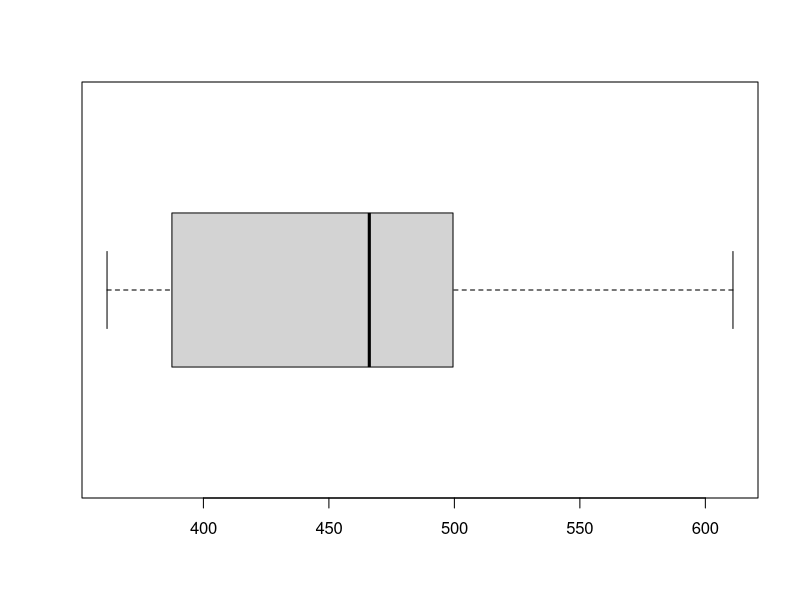
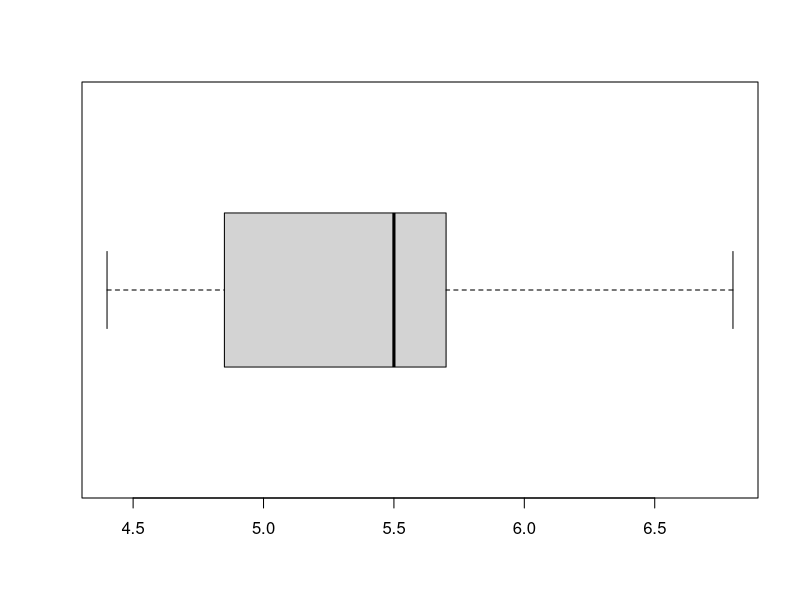
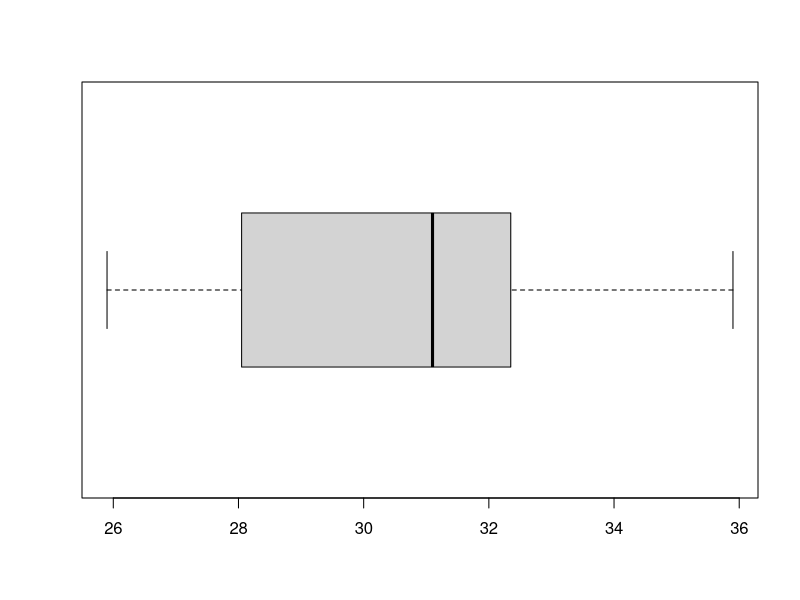
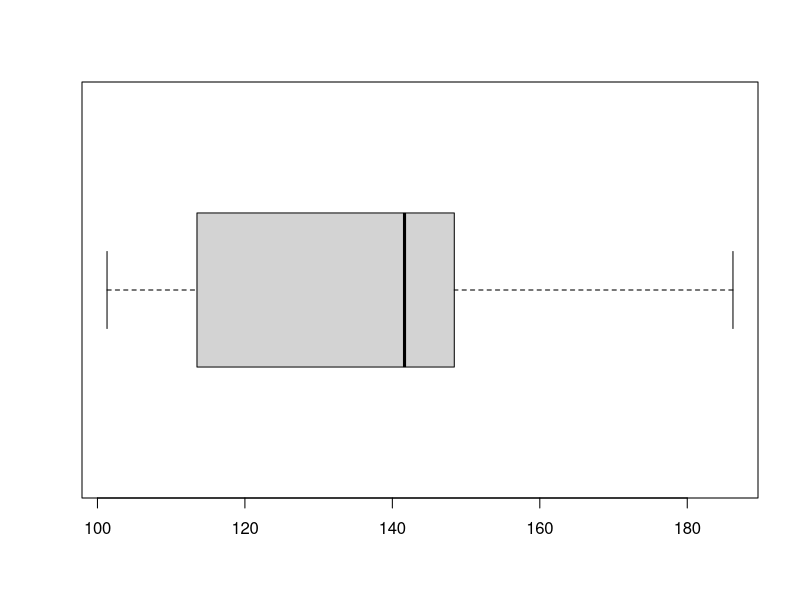
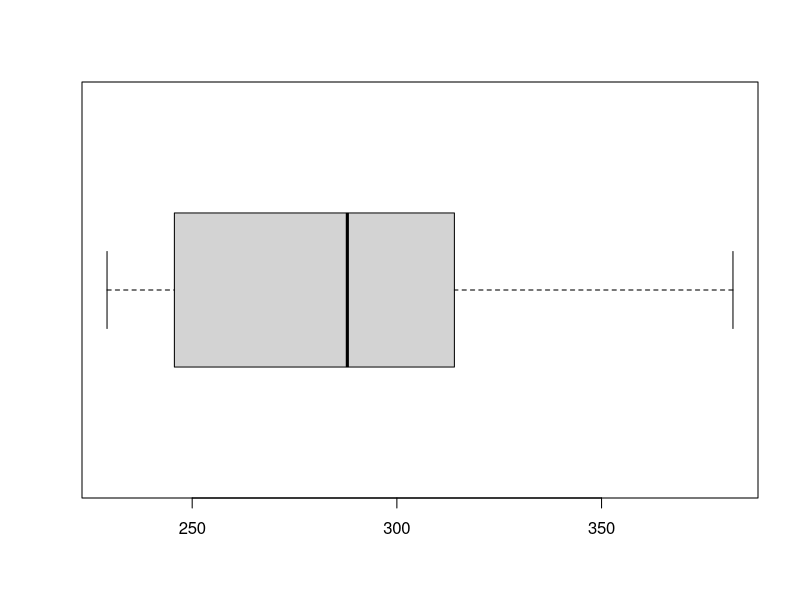
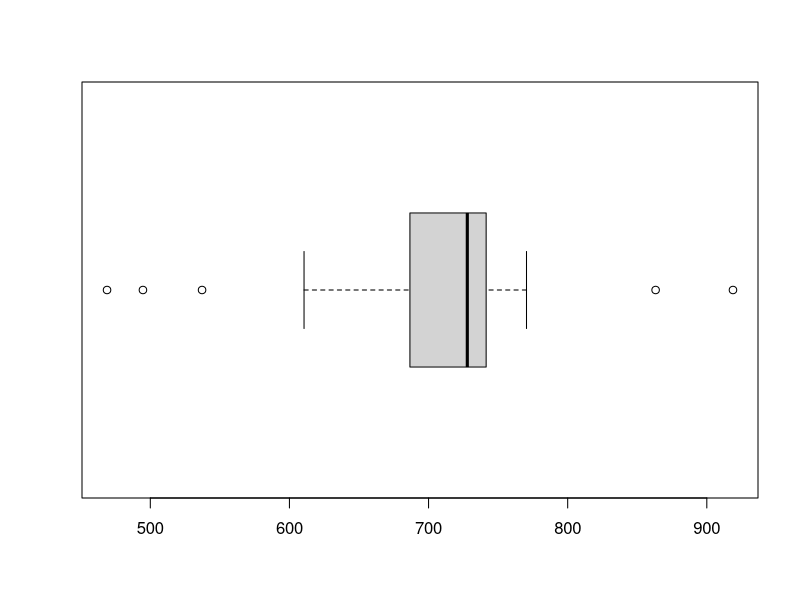
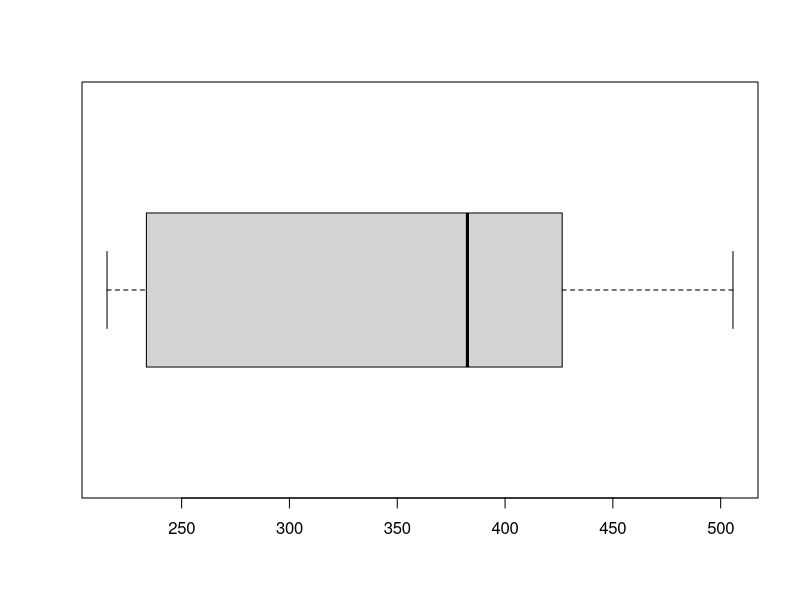
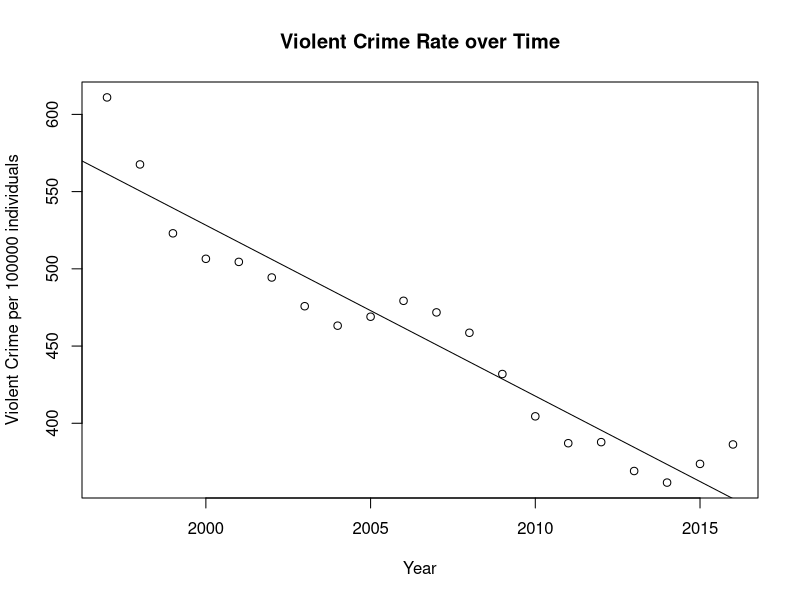

These figures' R source, in order:
## ---- chunk 1

crime = read.csv("crime.csv")

## ---- chunk 2
#quick look at top 5 rows of data

head(crime)

## ---- chunk 3

##Size of data 

dim(crime)

## ---- chunk 4

## R's classification of data 

class(crime)

## ---- chunk 5

## R's classification of variables

str(crime)

## ---- chunk 6

## Reclassification of Variables to numerical

crime$Year=as.numeric(crime$Year)

## ---- chunk 7
## Remove commas and whitespaces
crime$Pop = gsub(",","",crime$Pop)
crime$Pop = gsub(" ","",crime$Pop)
crime$Pop = as.numeric(crime$Pop)

crime$ViolentCrime = gsub(",","",crime$ViolentCrime)
crime$ViolentCrime = gsub(" ","",crime$ViolentCrime)
crime$ViolentCrime = as.numeric(crime$ViolentCrime)

crime$MMS = gsub(",","",crime$MMS)
crime$MMS = gsub(" ","",crime$MMS)
crime$MMS = as.numeric(crime$MMS)

crime$Rape = gsub(",","",crime$Rape)
crime$Rape = gsub(" ","",crime$Rape)
crime$Rape = as.numeric(crime$Rape)

crime$Robbery = gsub(",","",crime$Robbery)
crime$Robbery = gsub(" ","",crime$Robbery)
crime$Robbery = as.numeric(crime$Robbery)

crime$AggAssault = gsub(",","",crime$AggAssault)
crime$AggAssault = gsub(" ","",crime$AggAssault)
crime$AggAssault = as.numeric(crime$AggAssault)

crime$PropCrime = gsub(",","",crime$PropCrime)
crime$PropCrime = gsub(" ","",crime$PropCrime)
crime$PropCrime = as.numeric(crime$PropCrime)

crime$PropCrimeRate = gsub(",","",crime$PropCrimeRate)
crime$PropCrimeRate = gsub(" ","",crime$PropCrimeRate)
crime$PropCrimeRate = as.numeric(crime$PropCrimeRate)

crime$Burg = gsub(",","",crime$Burg)
crime$Burg = gsub(" ","",crime$Burg)
crime$Burg = as.numeric(crime$Burg)

crime$LarcTheft = gsub(",","",crime$LarcTheft)
crime$LarcTheft = gsub(" ","",crime$LarcTheft)
crime$LarcTheft = as.numeric(crime$LarcTheft)

crime$LarcTheftRate = gsub(",","",crime$LarcTheftRate)
crime$LarcTheftRate = gsub(" ","",crime$LarcTheftRate)
crime$LarcTheftRate = as.numeric(crime$LarcTheftRate)

crime$VehicleTheftRate = gsub(",","",crime$VehicleTheftRate)
crime$VehicleTheftRate = gsub(" ","",crime$VehicleTheftRate)
crime$VehicleTheftRate = as.numeric(crime$VehicleTheftRate)

crime$VehicleTheft = gsub(",","",crime$VehicleTheft)
crime$VehicleTheft = gsub(" ","",crime$VehicleTheft)
crime$VehicleTheft = as.numeric(crime$VehicleTheft)
## ---- chunk 8

## R's classification of variables after variable change

str(crime)

## ---- chunk 9
crime<-read.csv("crime.csv",header = TRUE)
VCRate=crime$VCRate
MMSRate=crime$MMSRate
RapeRate=crime$RapeRate
RobberyRate=crime$RobberyRate
AggAssaultRate=crime$AggAssault.1
BurgRate=crime$BurgRate
LarcTheftRate=crime$LarcTheftRate
VehicleTheftRate=crime$VehicleTheftRate
boxplot(VCRate,horizontal = T)
#violent crime
boxplot(MMSRate,horizontal = T)
#MMS
boxplot(RapeRate,horizontal = T)
#Rape
boxplot(RobberyRate,horizontal = T)
#robbery
boxplot(AggAssaultRate,horizontal = T)
#agg assault
boxplot(BurgRate,horizontal = T)
#burg
boxplot(VehicleTheftRate,horizontal = T)
#vehicle thef
## ---- chunk 10
crime = read.csv("crime.csv", header = TRUE)
VCRate = crime$VCRate
Time = crime$Year

plot(Time, VCRate, xlab = "Year", ylab = "Violent Crime per 100000 individuals", main = "Violent Crime Rate over Time")

model = lm(VCRate ~ Time)
summary(model)
abline(model)
## ---- chunk 11
# Residuals
plot(model$residuals, main = "Residuals Plot", ylab = "Residuals")
abline(h=0, col="red")
# Zero conditional mean
plot(predict(model), residuals(model), xlab="Predicted Y", ylab="Residuals")
abline(h=0, col="red")
## ---- chunk 12

data2 = crime[crime$VCRate<500,]
model2 = lm(data2$VCRate ~ data2$Year)
plot(model2$residuals)
abline(h=0, col = "red")
